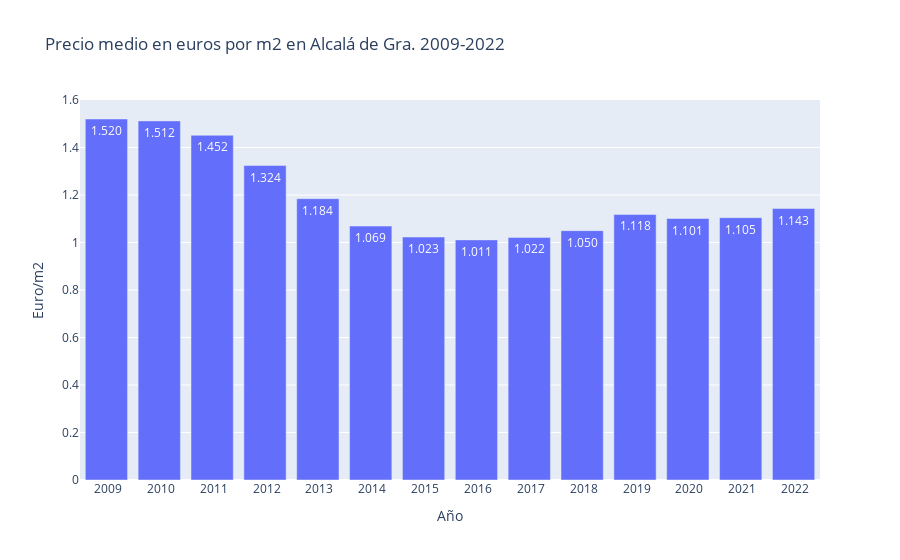

The notebook cell saved with this chart:
### Code cell
fig6 = px.bar(precio_alcala_med,
              x=precio_alcala_med.index,
              y=precio_alcala_med.values,
              title='Precio medio en euros por m2 en Alcalá de Gra. 2009-2022',
              text_auto='.4s')
fig6.update_xaxes(title='Año')
fig6.update_yaxes(title='Euro/m2')
fig6.show()

### Figure 1 — Plotly figure (JSON) as saved in the notebook; plotly's stock layout.template omitted (floating-point values rounded to 4 significant figures)
{"data": [{"alignmentgroup": "True", "hovertemplate": "Año=%{x}<br>y=%{y}<extra></extra>", "legendgroup": "", "marker": {"color": "#636efa", "pattern": {"shape": ""}}, "name": "", "offsetgroup": "", "orientation": "v", "showlegend": false, "textposition": "auto", "texttemplate": "%{y:.4s}", "type": "bar", "x": [" 2009", " 2010", " 2011", " 2012", " 2013", " 2014", " 2015", " 2016", " 2017", " 2018", " 2019", " 2020", " 2021", " 2022"], "xaxis": "x", "y": [1.52, 1.512, 1.452, 1.324, 1.184, 1.069, 1.023, 1.011, 1.022, 1.05, 1.118, 1.101, 1.105, 1.143], "yaxis": "y"}], "layout": {"barmode": "relative", "legend": {"tracegroupgap": 0}, "title": {"text": "Precio medio en euros por m2 en Alcalá de Gra. 2009-2022"}, "xaxis": {"anchor": "y", "domain": [0, 1], "title": {"text": "Año"}}, "yaxis": {"anchor": "x", "domain": [0, 1], "title": {"text": "Euro/m2"}}}}
